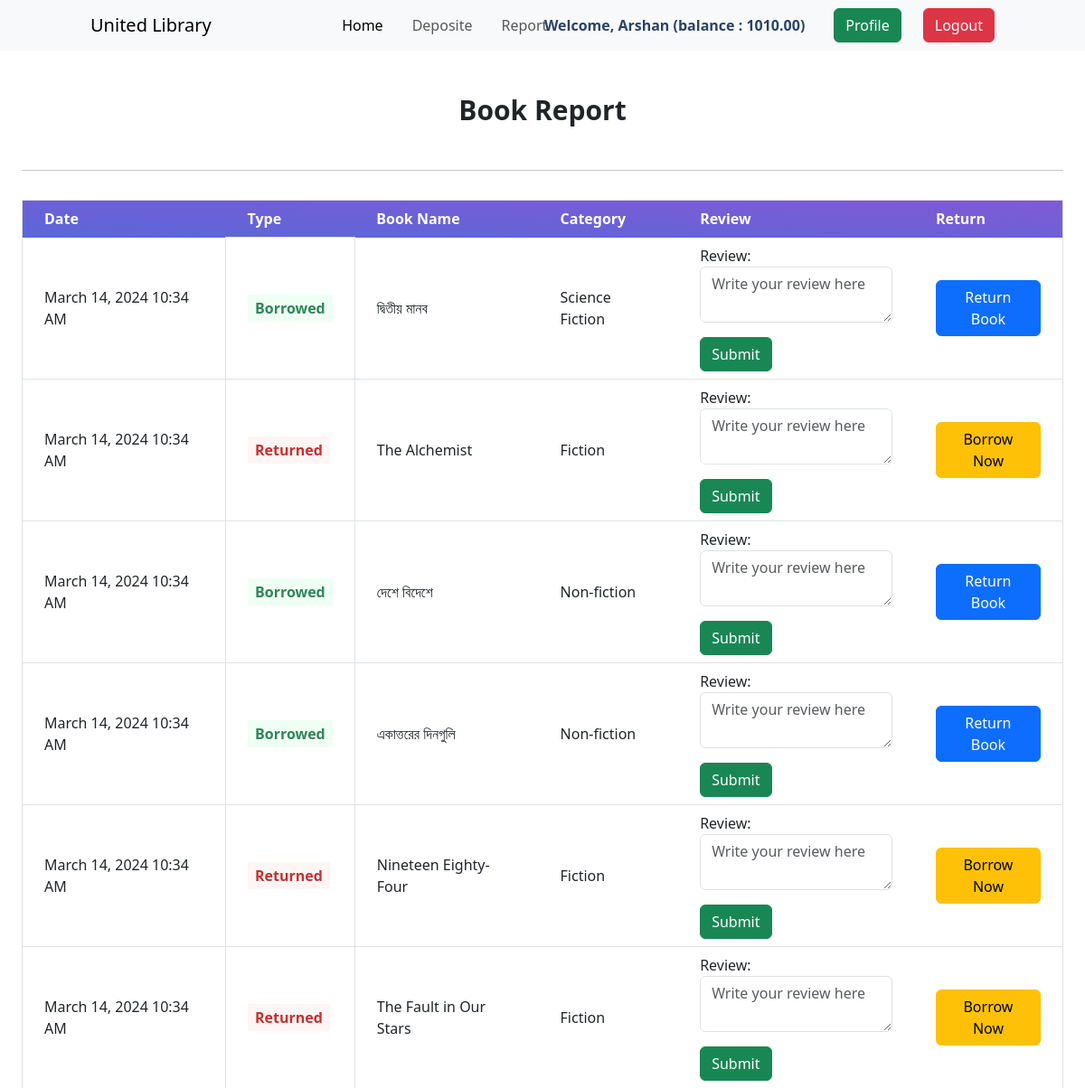
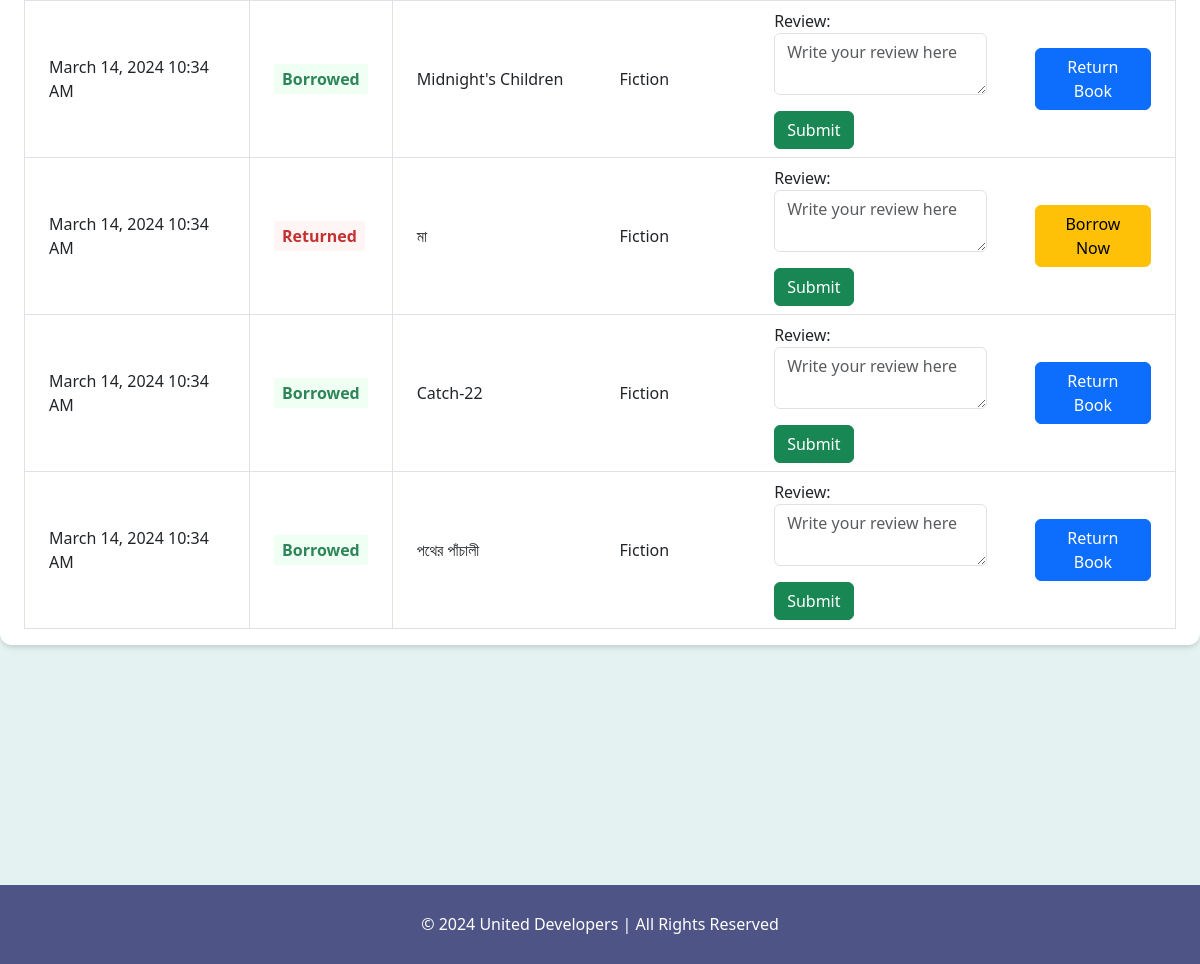
The app's page /profile/borrowed_book/ (signed in) with its own data (2 pictures, top to bottom).
### accounts/models.py (models this page shows, shortened)
class UserAccount(models.Model):
    user = models.OneToOneField(User, related_name='account', on_delete=models.CASCADE)
    account_no = models.IntegerField(unique=True)
    balance = models.DecimalField(default=0, max_digits=12, decimal_places=2)

### book/models.py (models this page shows, shortened)
class BookModel(models.Model):
    title = models.CharField(max_length = 100)
    description = models.TextField()
    category = models.ForeignKey(CategoryModel, on_delete = models.CASCADE)
    image = models.ImageField(upload_to='uploads/', null=True , blank = True)
    borrowing_price = models.IntegerField()
    total_copy = models.IntegerField(default = None, null=True, blank=True)
    review = models.TextField(null=True, blank=True)
    borrow_by = models.ManyToManyField(User,related_name='purchased_books', null=True, blank=True)
    borrow_date = models.DateTimeField(auto_now_add=True, null=True, blank=True)
    returned = models.BooleanField(default=False,null=True, blank=True)

### category/models.py (models this page shows, shortened)
class CategoryModel(models.Model):
    name = models.CharField(max_length = 100)
    slug = models.SlugField(max_length = 100, blank=True, null=True, unique=True)

### book/views.py (the view)
# urls.py: path('profile/borrowed_book/', views.borrow_books, name='borrow_books'),
@login_required
def borrow_books(req):
    borrowed_books = BookModel.objects.filter(borrow_by=req.user)
    send_transaction_email(req.user,borrowed_books, "Borrowed Book Message", "book/borrow_book_email.html")
    return render(req, 'book/borrowed_books.html', {'borrowed_books': borrowed_books})

### book/views.py (called while the page is built)
def send_transaction_email(user, borrowed_books, subject, template):
        message = render_to_string(template, {
            'user' : user,
            'borrowed_books': borrowed_books,
        })
        send_email = EmailMultiAlternatives(subject, '', to=[user.email])
        send_email.attach_alternative(message, "text/html")
        send_email.send()

### book/templates/book/borrowed_books.html (shortened to what this page needs)
{% extends 'base.html' %}
{% load static %}
{% load humanize %}
{% block content %}
<div class="my-10 py-3 px-4 bg-white rounded-xl shadow-md">
  <h1 class="font-bold text-3xl text-center pb-5 pt-5">Book Report</h1>
  <hr />
  <table class="table-auto mx-auto w-full px-5 rounded-xl mt-8 border dark:border-neutral-500">
    <thead class="bg-purple-900 text-white text-left">
      <tr class="bg-gradient-to-tr from-indigo-600 to-purple-600 rounded-md py-2 px-4 text-white font-bold">
        <th class="px-4 py-2">Date</th>
        <th class="px-4 py-2">Type</th>
        <th class="px-4 py-2">Book Name</th>
        <th class="px-4 py-2">Category</th>
        <th class="px-4 py-2">Review</th>
        <th class="px-4 py-2">Return</th>
      </tr>
    </thead>
    <tbody>
      {% for i in borrowed_books %}
      <tr class="border-b dark:border-neutral-500">
        <td class="px-4 py-2">
          {{ i.borrow_date|date:"F d, Y h:i A" }}
        </td>
        <td class="px-4 py-3 text-s border">
          <span class="px-2 py-1 font-bold leading-tight rounded-sm {% if i.returned %} text-red-700 bg-red-100 {% else %} text-green-700 bg-green-100 {% endif %}">
            {% if i.returned %}
              Returned
            {% else %}
              Borrowed
            {% endif %}
          </span>
        </td>
        <td class="px-4 py-2">
            {{ i.title }}
        </td>
        <td class="px-4 py-2">
            {{ i.category.name }}
        </td>
        <td class="px-4 py-2">
          <form method="POST" action="{% url 'review' i.id %}">
            <label>Review:</label>
            <textarea name="review" id="review" class="form-control mb-3" placeholder="Write your review here"></textarea>
            <button type="submit" class="btn btn-success">Submit</button>
        </form>
      </td>
      <td class="px-4 py-2">
        {% if i.returned %}
        <form method="POST" action="{% url 'buy_now' i.id %}">
          <button class="btn btn-warning" type="submit">Borrow Now</button>
        </form>
        {% else %}
        <a href="{% url 'return_book' i.id%}" class="btn btn-primary">Return Book</a>
        {%endif%}
    </td>
      </tr>
      {% endfor %}
    </tbody>
  </table>
</div>
{% endblock %}

### templates/base.html (shortened to what this page needs)
{% load static%}
<!DOCTYPE html>
<html lang="en">
<head>
    <link href="https://cdn.jsdelivr.net/npm/bootstrap@5.3.3/dist/css/bootstrap.min.css" rel="stylesheet">
    <link href="https://unpkg.com/tailwindcss@^1.0/dist/tailwind.min.css" rel="stylesheet">
</head>
<body style="background-color:#e4f2f2">
    <nav class="navbar navbar-expand-lg bg-body-tertiary fixed-top">
        <div class="container container-fluid">
          <a class="navbar-brand" href="{% url 'home'%}">United Library</a>
          <div class="collapse navbar-collapse" id="navbarSupportedContent">
            <ul class="navbar-nav me-auto mb-2 mb-lg-0 " style="margin-left:35%;">
              <li class="nav-item">
                <a class="nav-link active" aria-current="page" href="{% url 'home' %}">Home</a>
              </li>
              {% if request.user.is_authenticated %}
              <li class="nav-item">
                <a class="nav-link  mx-3" aria-current="page" href="{% url 'deposit_money'%}">Deposite</a>
              </li>
              <li class="nav-item">
                <a class="nav-link" aria-current="page" href="{% url 'transaction_report'%}">Report</a>
              </li>
              {% else %}
              <a class="nav-link  mx-3" aria-current="page" href="{% url 'about'%}">About</a>
            </li>
            <li class="nav-item">
              <a class="nav-link" aria-current="page" href="{% url 'contact'%}">Contact US</a>
            </li>
            {% endif %}
            </div>
            {% if request.user.is_authenticated %}
            <div class="d-flex">
              <div class="text-blue-900 my-auto font-black px-2">Welcome, {{ request.user.username }} (balance : {{request.user.account.balance}}) </div>
              <a class="btn btn-success mx-4" href="{% url 'profile' %}">Profile</a>
              <a class="btn btn-danger" href="{% url 'logout' %}">Logout</a>
            </div>
            {% else %}
            <div>
              <a class="btn btn-warning mx-4" href="{% url 'register' %}">Sigup</a>
              <a class="btn btn-primary" href="{% url 'login' %}">Login</a>
            </div>
            {% endif %}
        </div>
      </nav>
    {% block content %}
    {% endblock %}
    <footer style="background-color:#4e5485 ;padding-top:30px;padding-bottom:30px;margin-top:20%">
      <div style="text-align:center;color:white">
        <h1>© 2024 United Developers | All Rights Reserved</h1>
      </div>
    </footer>
</body>
</html>

### records on screen
BookModel: borrow_date "March 14, 2024 10:34 AM", returned "Borrowed", title "দ্বিতীয় মানব", category.name "Science Fiction"
BookModel: borrow_date "March 14, 2024 10:34 AM", returned "Returned", title "The Alchemist", category.name "Fiction"
BookModel: borrow_date "March 14, 2024 10:34 AM", returned "Borrowed", title "দেশে বিদেশে", category.name "Non-fiction"
BookModel: borrow_date "March 14, 2024 10:34 AM", returned "Borrowed", title "একাত্তরের দিনগুলি", category.name "Non-fiction"
BookModel: borrow_date "March 14, 2024 10:34 AM", returned "Returned", title "Nineteen Eighty-Four", category.name "Fiction"
BookModel: borrow_date "March 14, 2024 10:34 AM", returned "Returned", title "The Fault in Our Stars", category.name "Fiction"
BookModel: borrow_date "March 14, 2024 10:34 AM", returned "Borrowed", title "Midnight's Children", category.name "Fiction"
BookModel: borrow_date "March 14, 2024 10:34 AM", returned "Returned", title "মা", category.name "Fiction"
BookModel: borrow_date "March 14, 2024 10:34 AM", returned "Borrowed", title "Catch-22", category.name "Fiction"
BookModel: borrow_date "March 14, 2024 10:34 AM", returned "Borrowed", title "পথের পাঁচালী", category.name "Fiction"

### other values on screen
{{ request.user.username }} "Arshan"
{{ request.user.account.balance }} "1010.00"
